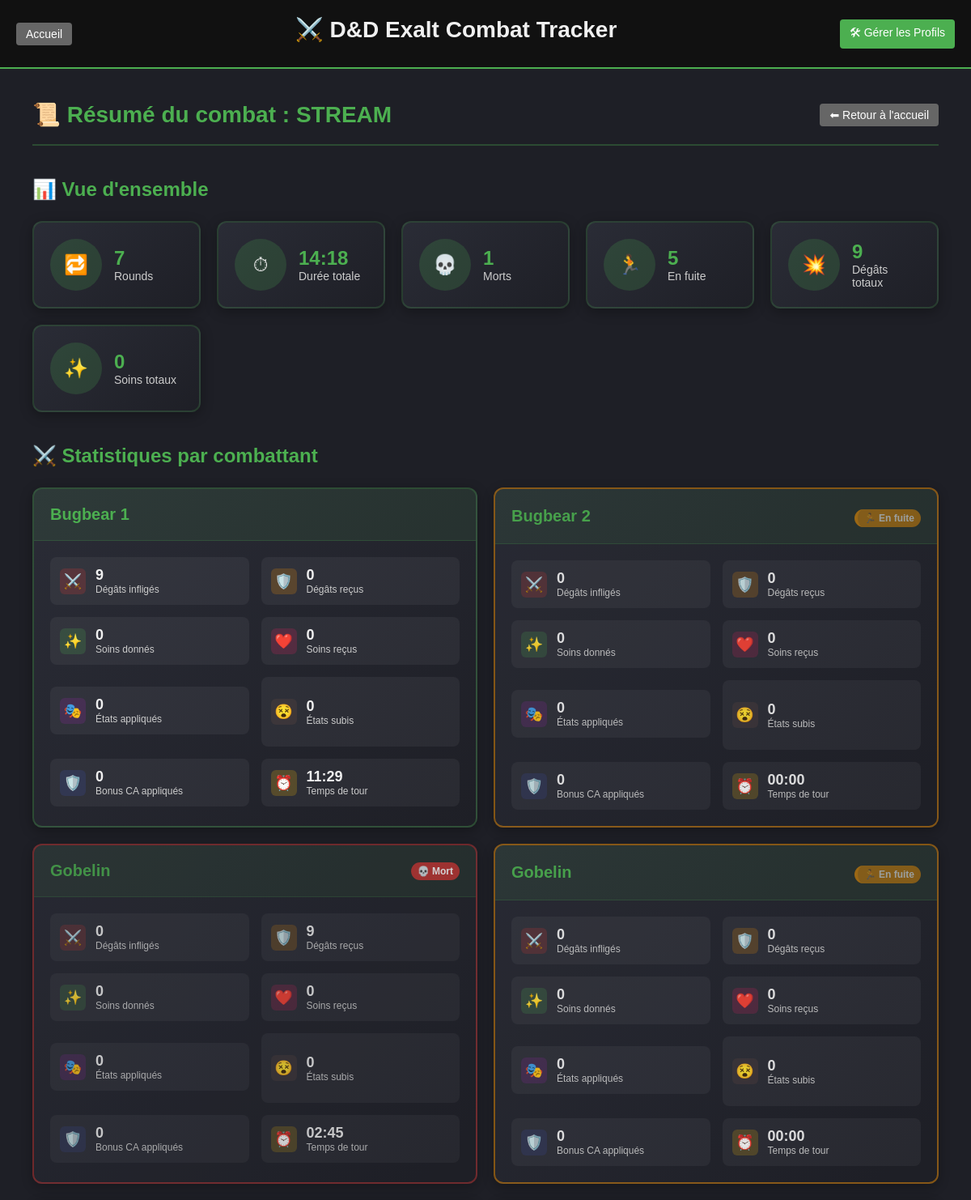
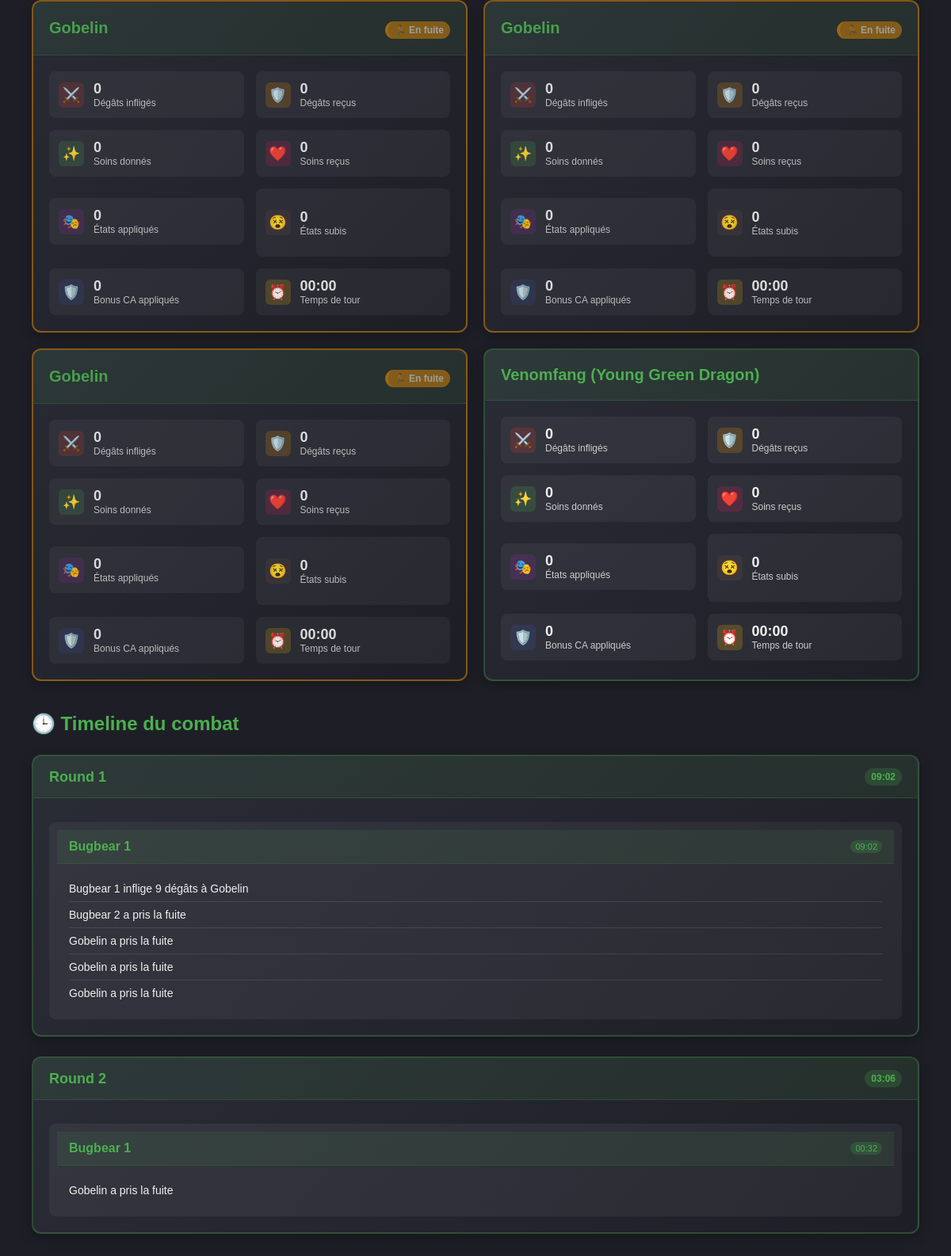
Page /summary/combat/2 on the earlier database version (2 pictures, top to bottom).
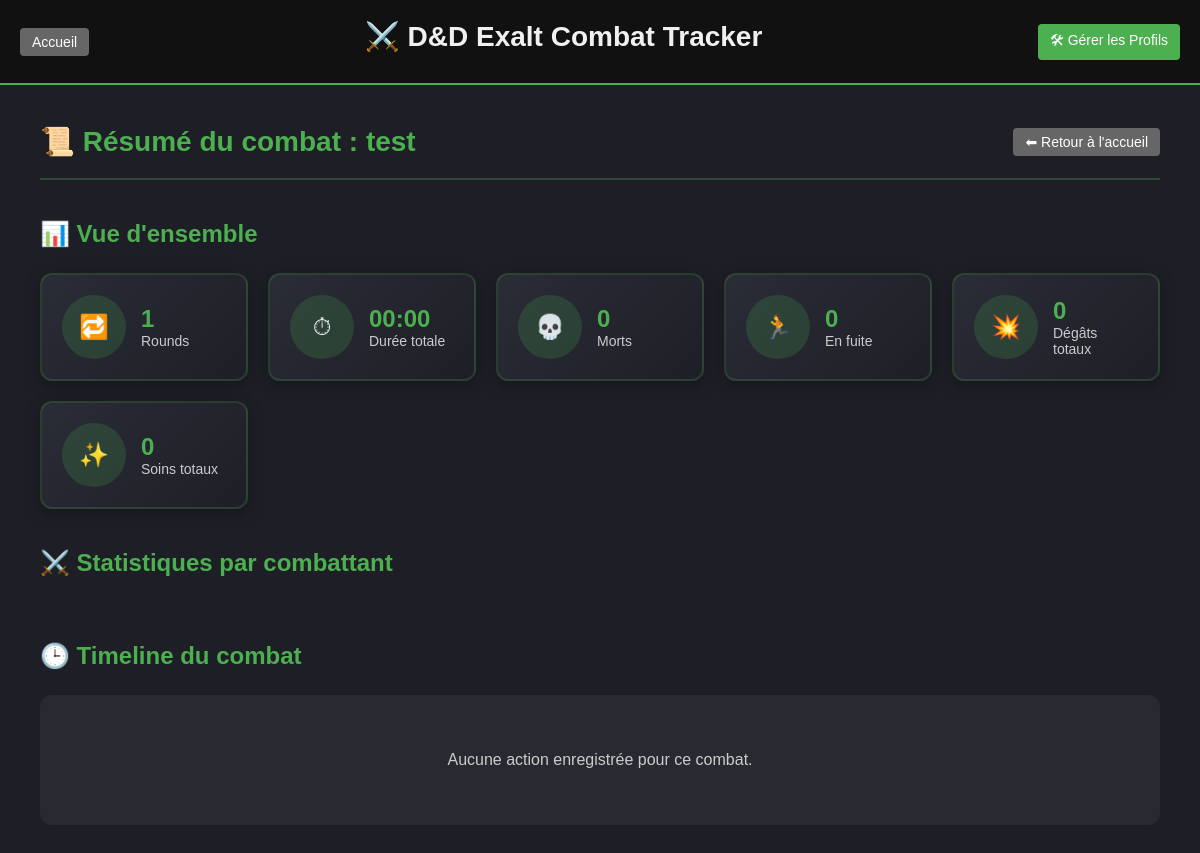
Same page on the later database version.
### app/models/combat.py (models this page shows, shortened)
class Combat(db.Model):
    id = db.Column(db.Integer, primary_key=True)
    name = db.Column(db.String(100))
    round = db.Column(db.Integer, default=1)
    current_turn = db.Column(db.Integer, default=0)
    notes = db.Column(db.Text)
    created_at = db.Column(db.DateTime, default=datetime.utcnow)
    is_closed = db.Column(db.Boolean, default=False)
    combatants = db.relationship('Combatant', backref='combat', cascade="all, delete")
    start_time = db.Column(db.DateTime, nullable=True)
    end_time = db.Column(db.DateTime, nullable=True)
    current_turn_start = db.Column(db.DateTime, nullable=True)
    current_round_start = db.Column(db.DateTime, nullable=True)
    has_started = db.Column(db.Boolean, default=False)

class Combatant(db.Model):
    id = db.Column(db.Integer, primary_key=True)
    combat_id = db.Column(db.Integer, db.ForeignKey('combat.id'), nullable=False)
    name = db.Column(db.String(100), nullable=False)
    type = db.Column(db.String(50))  # PJ, Ennemi, Boss, Neutre
    hp_max = db.Column(db.Integer, nullable=False)
    hp_current = db.Column(db.Integer, nullable=False)
    temp_hp = db.Column(db.Integer, default=0)
    initiative = db.Column(db.Integer, nullable=False)
    ac_base = db.Column(db.Integer, nullable=False)
    ac_bonus = db.Column(db.Integer, default=0)
    conditions = db.Column(db.String(255))
    is_dead = db.Column(db.Boolean, default=False)
    has_fled = db.Column(db.Boolean, default=False)
    is_hidden = db.Column(db.Boolean, default=False)
    group_id = db.Column(db.Integer, nullable=True)
    is_group = db.Column(db.Boolean, default=False)
    group_name = db.Column(db.String(100), nullable=True)
    notes = db.Column(db.Text)

### app/routes/summary.py (the view, shortened to what this page needs)
@bp.route('/combat/<int:combat_id>')
def combat_summary(combat_id):
    combat = Combat.query.get_or_404(combat_id)
    logs = CombatLog.query.filter_by(
        combat_id=combat_id
    ).order_by(CombatLog.timestamp).all()
    if combat.start_time and combat.end_time:
        total_seconds = int(
            (combat.end_time - combat.start_time).total_seconds()
        )
        total_duration = f"{total_seconds // 60:02d}:{total_seconds % 60:02d}"
    else:
        total_duration = "00:00"
    total_rounds = combat.round
    total_deaths = len([c for c in combat.combatants if c.is_dead])
    total_fled = len([c for c in combat.combatants if c.has_fled])
    total_damage = sum(
        log.value or 0
        for log in logs
        if log.action_type == "damage"
    )
    total_heal = sum(
        log.value or 0
        for log in logs
        if log.action_type == "heal"
    )
    round_times = {}
    for log in logs:
        if log.action_type == "round_time":
            seconds = log.value
            round_times[log.round_number] = f"{seconds // 60:02d}:{seconds % 60:02d}"
    combatant_lookup = {c.id: c.name for c in combat.combatants}
    turn_times = {}
    for log in logs:
        if log.action_type == "turn_time":
            seconds = log.value
            formatted_time = f"{seconds // 60:02d}:{seconds % 60:02d}"
            turn_times.setdefault(log.round_number, []).append({
                "actor": combatant_lookup.get(log.turn_owner_id, "Inconnu"),
                "duration": formatted_time
            })
    combatant_stats = []
    for c in combat.combatants:
        damage_done = sum(
            log.value or 0
            for log in logs
            if log.actor_id == c.id and log.action_type == "damage"
        )
        damage_taken = sum(
            log.value or 0
            for log in logs
            if log.target_id == c.id and log.action_type == "damage"
        )
        heal_done = sum(
            log.value or 0
            for log in logs
            if log.actor_id == c.id and log.action_type == "heal"
        )
        heal_taken = sum(
            log.value or 0
            for log in logs
            if log.target_id == c.id and log.action_type == "heal"
        )
        conditions_applied = len([
            log for log in logs
            if log.actor_id == c.id
               and log.action_type == "condition"
               and log.detail.startswith("apply:")
        ])
        conditions_received = len([
            log for log in logs
            if log.target_id == c.id
               and log.action_type == "condition"
               and log.detail.startswith("apply:")
        ])
        ac_bonus_given = sum(
            log.value or 0
            for log in logs
            if log.actor_id == c.id
            and log.action_type == "ac_mod"
        )
        time_seconds = sum(
            log.value or 0
            for log in logs
            if log.action_type == "turn_time"
            and log.turn_owner_id == c.id
        )
        time_formatted = f"{time_seconds // 60:02d}:{time_seconds % 60:02d}"
        combatant_stats.append({
            "name": c.name,
            "is_dead": c.is_dead,
            "has_fled": c.has_fled,
            "damage_done": damage_done,
            "damage_taken": damage_taken,
            "heal_done": heal_done,
            "heal_taken": heal_taken,
            "conditions_applied": conditions_applied,
            "conditions_received": conditions_received,
            "ac_bonus_given": ac_bonus_given,
            "time_spent": time_formatted
        })
    timeline = {}
    for log in logs:
        if log.action_type in ["round_time", "turn_time"]:
            continue
        round_number = log.round_number
        turn_owner = combatant_lookup.get(log.turn_owner_id, "Inconnu")
        actor = combatant_lookup.get(log.actor_id, "Inconnu")
        target = combatant_lookup.get(log.target_id, "Inconnu")
        timeline.setdefault(round_number, {})
        timeline[round_number].setdefault(turn_owner, [])
        if log.action_type == "damage":
            text = f"{actor} inflige {log.value} dégâts à {target}"
        elif log.action_type == "heal":
            text = f"{actor} soigne {log.value} PV à {target}"
        elif log.action_type == "ac_mod":
            text = f"{actor} modifie la CA de {target} de {log.value:+d}"
        elif log.action_type == "status":
            if log.detail == "fled":
                text = f"{target} a pris la fuite"
            elif log.detail == "returned":
                text = f"{target} est revenu au combat"
            else:
                text = f"Statut de {target} modifié: {log.detail}"
        else:
            text = "Action inconnue"
        timeline[round_number][turn_owner].append(text)
    return render_template(
        "combat_summary.html",
        combat=combat,
        total_duration=total_duration,
        total_rounds=total_rounds,
        total_deaths=total_deaths,
        total_fled=total_fled,
        total_damage=total_damage,
        total_heal=total_heal,
        combatant_stats=combatant_stats,
        timeline=timeline,
        round_times=round_times,
        turn_times=turn_times
    )

### templates/combat_summary.html (shortened to what the changed rows need)
{% extends "base.html" %}
{% block content %}
<div class="summary-container">
    <div class="summary-header">
        <h1>📜 Résumé du combat : {{ combat.name }}</h1>
        <a href="{{ url_for('main.index') }}" class="btn btn-secondary">⬅ Retour à l'accueil</a>
    </div>
    <div class="summary-overview">
        <h2>📊 Vue d'ensemble</h2>
        <div class="overview-stats">
            <div class="overview-stat">
                <div class="stat-content">
                    <span class="stat-value">{{ total_rounds }}</span>
                    <span class="stat-label">Rounds</span>
                </div>
            </div>
            <div class="overview-stat">
                <div class="stat-content">
                    <span class="stat-value">{{ total_duration }}</span>
                    <span class="stat-label">Durée totale</span>
                </div>
            </div>
            <div class="overview-stat">
                <div class="stat-content">
                    <span class="stat-value">{{ total_deaths }}</span>
                    <span class="stat-label">Morts</span>
                </div>
            </div>
            <div class="overview-stat">
                <div class="stat-content">
                    <span class="stat-value">{{ total_fled }}</span>
                    <span class="stat-label">En fuite</span>
                </div>
            </div>
            <div class="overview-stat">
                <div class="stat-content">
                    <span class="stat-value">{{ total_damage }}</span>
                    <span class="stat-label">Dégâts totaux</span>
                </div>
            </div>
        </div>
    </div>
    <div class="combatants-stats-section">
        <h2>⚔️ Statistiques par combattant</h2>
        <div class="combatants-stats-grid">
            {% for stats in combatant_stats %}
            <div class="combatant-stat-card {% if stats.is_dead %}dead-combatant{% elif stats.has_fled %}fled-combatant{% endif %}">
                <div class="stat-card-header">
                    <h3>{{ stats.name }}</h3>
                    <div class="status-badges">
                        {% if stats.is_dead %}
                            <span class="status-badge dead">💀 Mort</span>
                        {% endif %}
                        {% if stats.has_fled %}
                            <span class="status-badge fled">🏃 En fuite</span>
                        {% endif %}
                    </div>
                </div>
                <div class="stat-card-body">
                    <div class="stat-grid">
                        <div class="stat-item damage">
                            <span class="stat-icon">⚔️</span>
                            <div class="stat-info">
                                <span class="stat-number">{{ stats.damage_done }}</span>
                                <span class="stat-desc">Dégâts infligés</span>
                            </div>
                        </div>
                        <div class="stat-item damage-taken">
                            <span class="stat-icon">🛡️</span>
                            <div class="stat-info">
                                <span class="stat-number">{{ stats.damage_taken }}</span>
                                <span class="stat-desc">Dégâts reçus</span>
                            </div>
                        </div>
                        <div class="stat-item heal">
                            <span class="stat-icon">✨</span>
                            <div class="stat-info">
                                <span class="stat-number">{{ stats.heal_done }}</span>
                                <span class="stat-desc">Soins donnés</span>
                            </div>
                        </div>
                        <div class="stat-item heal-taken">
                            <span class="stat-icon">❤️</span>
                            <div class="stat-info">
                                <span class="stat-number">{{ stats.heal_taken }}</span>
                                <span class="stat-desc">Soins reçus</span>
                            </div>
                        </div>
                        <div class="stat-item conditions">
                            <span class="stat-icon">🎭</span>
                            <div class="stat-info">
                                <span class="stat-number">{{ stats.conditions_applied }}</span>
                                <span class="stat-desc">États appliqués</span>
                            </div>
                        </div>
                        <div class="stat-item conditions-received">
                            <span class="stat-icon">😵</span>
                            <div class="stat-info">
                                <span class="stat-number">{{ stats.conditions_received }}</span>
                                <span class="stat-desc">États subis</span>
                            </div>
                        </div>
                        <div class="stat-item ac-bonus">
                            <span class="stat-icon">🛡️</span>
                            <div class="stat-info">
                                <span class="stat-number">{{ stats.ac_bonus_given }}</span>
                                <span class="stat-desc">Bonus CA appliqués</span>
                            </div>
                        </div>
                        <div class="stat-item time">
                            <span class="stat-icon">⏰</span>
                            <div class="stat-info">
                                <span class="stat-number">{{ stats.time_spent }}</span>
                                <span class="stat-desc">Temps de tour</span>
                            </div>
                        </div>
                    </div>
                </div>
            </div>
            {% endfor %}
        </div>
    </div>
    <div class="timeline-section">
        <h2>🕒 Timeline du combat</h2>
        {% if timeline %}
            <div class="timeline-container">
                {% for round_num, turns in timeline.items() %}
                <div class="timeline-round">
                    <div class="round-header">
                        <h3>Round {{ round_num }}</h3>
                        {% if round_times.get(round_num) %}
                            <span class="round-duration">{{ round_times[round_num] }}</span>
                        {% endif %}
                    </div>
                    <div class="round-turns">
                        {% for turn_owner, actions in turns.items() %}
                        <div class="turn-block">
                            <div class="turn-header">
                                <span class="turn-actor">{{ turn_owner }}</span>
                                {% for turn_info in turn_times.get(round_num, []) %}
                                    {% if turn_info.actor == turn_owner %}
                                        <span class="turn-duration">{{ turn_info.duration }}</span>
                                    {% endif %}
                                {% endfor %}
                            </div>
                            <div class="turn-actions">
                                {% for action in actions %}
                                <div class="action-item">
                                    {{ action }}
                                </div>
                                {% endfor %}
                            </div>
                        </div>
                        {% endfor %}
                    </div>
                </div>
                {% endfor %}
            </div>
        {% else %}
            <div class="no-timeline">
                <p>Aucune action enregistrée pour ce combat.</p>
            </div>
        {% endif %}
    </div>
</div>
{% endblock %}

Differences in the rows shown:
no longer on this page (row edited): Combatant: name "Bugbear 1", damage_done "9", damage_taken "0", heal_done "0", heal_taken "0", conditions_applied "0", conditions_received "0", ac_bonus_given "0", time_spent "11:29", duration "09:02", actions "Bugbear 1 inflige 9 dégâts à Gobelin" "Bugbear 2 a pris la fuite" "Gobelin a pris la fuite" "Gobelin a pris la fuite" "Gobelin a pris la fuite" "Gobelin a pris la fuite", duration "00:32"
no longer on this page (row edited): Combatant: name "Bugbear 2", shows "🏃 En fuite", damage_done "0", damage_taken "0", heal_done "0", heal_taken "0", conditions_applied "0", conditions_received "0", ac_bonus_given "0", time_spent "00:00", shown under "⚔️ Statistiques par combattant"
no longer on this page (row edited): Combatant: name "Gobelin", shows "💀 Mort", damage_done "0", damage_taken "9", heal_done "0", heal_taken "0", conditions_applied "0", conditions_received "0", ac_bonus_given "0", time_spent "02:45", shown under "⚔️ Statistiques par combattant"
removed Combatant: name "Gobelin", shows "🏃 En fuite", damage_done "0", damage_taken "0", heal_done "0", heal_taken "0", conditions_applied "0", conditions_received "0", ac_bonus_given "0", time_spent "00:00", shown under "⚔️ Statistiques par combattant"
no longer on this page (row edited): Combatant: name "Gobelin", shows "🏃 En fuite", damage_done "0", damage_taken "0", heal_done "0", heal_taken "0", conditions_applied "0", conditions_received "0", ac_bonus_given "0", time_spent "00:00", shown under "⚔️ Statistiques par combattant"
no longer on this page (row edited): Combatant: name "Gobelin", shows "🏃 En fuite", damage_done "0", damage_taken "0", heal_done "0", heal_taken "0", conditions_applied "0", conditions_received "0", ac_bonus_given "0", time_spent "00:00", shown under "⚔️ Statistiques par combattant"
no longer on this page (row edited): Combatant: name "Gobelin", shows "🏃 En fuite", damage_done "0", damage_taken "0", heal_done "0", heal_taken "0", conditions_applied "0", conditions_received "0", ac_bonus_given "0", time_spent "00:00", shown under "⚔️ Statistiques par combattant"
no longer on this page (row edited): Combatant: name "Venomfang (Young Green Dragon)", damage_done "0", damage_taken "0", heal_done "0", heal_taken "0", conditions_applied "0", conditions_received "0", ac_bonus_given "0", time_spent "00:00", shown under "⚔️ Statistiques par combattant"
changed Combat: name "STREAM" → "test"
Other differences:
{{ total_rounds }}: "7" → "1"
{{ total_duration }}: "14:18" → "00:00"
{{ total_deaths }}: "1" → "0"
{{ total_fled }}: "5" → "0"
{{ total_damage }}: "9" → "0"
text now shown: "Aucune action enregistrée pour ce combat."
list line gone: "Round 1 09:02"
list line gone: "Round 2 03:06"
